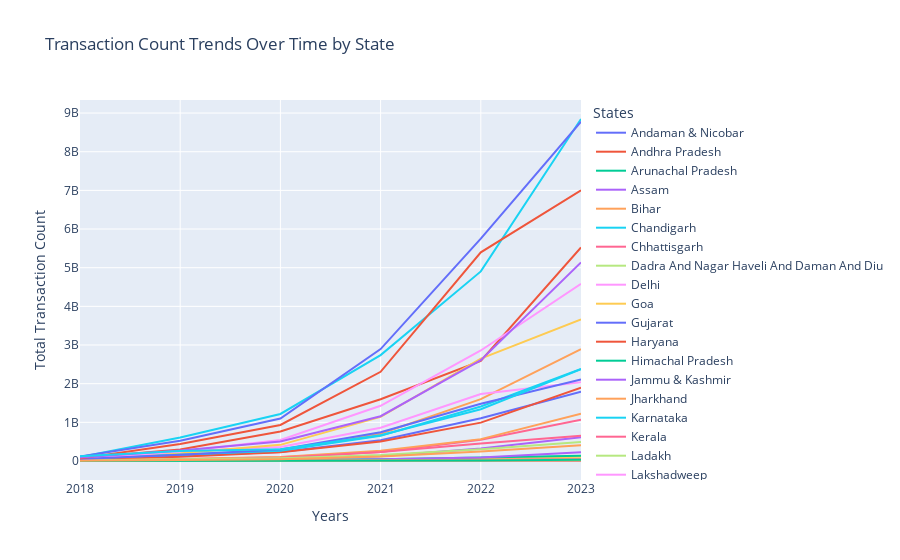

Here is the notebook cell this chart was saved with:
### Code cell
df_agg = agg_trans_df.groupby(['Years', 'States'])['Transaction_count'].sum().reset_index()

# Plotly Express line chart
fig = px.line(df_agg, x='Years', y='Transaction_count', color='States',
              title='Transaction Count Trends Over Time by State', 
              labels={'Years': 'Years', 'Transaction_count': 'Total Transaction Count'})

fig.show()

### Figure 1 — Plotly figure (JSON) as saved in the notebook; plotly's stock layout.template omitted (floating-point values rounded to 4 significant figures)
{"data": [{"hovertemplate": "States=Andaman & Nicobar<br>Years=%{x}<br>Total Transaction Count=%{y}<extra></extra>", "legendgroup": "Andaman & Nicobar", "line": {"color": "#636efa", "dash": "solid"}, "marker": {"symbol": "circle"}, "mode": "lines", "name": "Andaman & Nicobar", "orientation": "v", "showlegend": true, "type": "scatter", "x": ["2018", "2019", "2020", "2021", "2022", "2023"], "xaxis": "x", "y": [58021, 133104, 446274, 1672053, 5437879, 11778326], "yaxis": "y"}, {"hovertemplate": "States=Andhra Pradesh<br>Years=%{x}<br>Total Transaction Count=%{y}<extra></extra>", "legendgroup": "Andhra Pradesh", "line": {"color": "#EF553B", "dash": "solid"}, "marker": {"symbol": "circle"}, "mode": "lines", "name": "Andhra Pradesh", "orientation": "v", "showlegend": true, "type": "scatter", "x": ["2018", "2019", "2020", "2021", "2022", "2023"], "xaxis": "x", "y": [77779112, 297180254, 763616699, 1596801657, 2586610053, 5523341257], "yaxis": "y"}, {"hovertemplate": "States=Arunachal Pradesh<br>Years=%{x}<br>Total Transaction Count=%{y}<extra></extra>", "legendgroup": "Arunachal Pradesh", "line": {"color": "#00cc96", "dash": "solid"}, "marker": {"symbol": "circle"}, "mode": "lines", "name": "Arunachal Pradesh", "orientation": "v", "showlegend": true, "type": "scatter", "x": ["2018", "2019", "2020", "2021", "2022", "2023"], "xaxis": "x", "y": [435229, 1314871, 3547905, 7043359, 14933120, 45823488], "yaxis": "y"}, {"hovertemplate": "States=Assam<br>Years=%{x}<br>Total Transaction Count=%{y}<extra></extra>", "legendgroup": "Assam", "line": {"color": "#ab63fa", "dash": "solid"}, "marker": {"symbol": "circle"}, "mode": "lines", "name": "Assam", "orientation": "v", "showlegend": true, "type": "scatter", "x": ["2018", "2019", "2020", "2021", "2022", "2023"], "xaxis": "x", "y": [8806777, 22691015, 47135224, 124469767, 325319689, 613379099], "yaxis": "y"}, {"hovertemplate": "States=Bihar<br>Years=%{x}<br>Total Transaction Count=%{y}<extra></extra>", "legendgroup": "Bihar", "line": {"color": "#FFA15A", "dash": "solid"}, "marker": {"symbol": "circle"}, "mode": "lines", "name": "Bihar", "orientation": "v", "showlegend": true, "type": "scatter", "x": ["2018", "2019", "2020", "2021", "2022", "2023"], "xaxis": "x", "y": [44556885, 131986927, 266563978, 703334157, 1598987497, 2890430314], "yaxis": "y"}, {"hovertemplate": "States=Chandigarh<br>Years=%{x}<br>Total Transaction Count=%{y}<extra></extra>", "legendgroup": "Chandigarh", "line": {"color": "#19d3f3", "dash": "solid"}, "marker": {"symbol": "circle"}, "mode": "lines", "name": "Chandigarh", "orientation": "v", "showlegend": true, "type": "scatter", "x": ["2018", "2019", "2020", "2021", "2022", "2023"], "xaxis": "x", "y": [2383031, 5884404, 8861323, 22936065, 50755993, 47701535], "yaxis": "y"}, {"hovertemplate": "States=Chhattisgarh<br>Years=%{x}<br>Total Transaction Count=%{y}<extra></extra>", "legendgroup": "Chhattisgarh", "line": {"color": "#FF6692", "dash": "solid"}, "marker": {"symbol": "circle"}, "mode": "lines", "name": "Chhattisgarh", "orientation": "v", "showlegend": true, "type": "scatter", "x": ["2018", "2019", "2020", "2021", "2022", "2023"], "xaxis": "x", "y": [13933118, 45826483, 98023091, 233081289, 550210373, 1070049582], "yaxis": "y"}, {"hovertemplate": "States=Dadra And Nagar Haveli And Daman And Diu<br>Years=%{x}<br>Total Transaction Count=%{y}<extra></extra>", "legendgroup": "Dadra And Nagar Haveli And Daman And Diu", "line": {"color": "#B6E880", "dash": "solid"}, "marker": {"symbol": "circle"}, "mode": "lines", "name": "Dadra And Nagar Haveli And Daman And Diu", "orientation": "v", "showlegend": true, "type": "scatter", "x": ["2018", "2019", "2020", "2021", "2022", "2023"], "xaxis": "x", "y": [1044832, 2559192, 4807834, 11336882, 24217780, 58833801], "yaxis": "y"}, {"hovertemplate": "States=Delhi<br>Years=%{x}<br>Total Transaction Count=%{y}<extra></extra>", "legendgroup": "Delhi", "line": {"color": "#FF97FF", "dash": "solid"}, "marker": {"symbol": "circle"}, "mode": "lines", "name": "Delhi", "orientation": "v", "showlegend": true, "type": "scatter", "x": ["2018", "2019", "2020", "2021", "2022", "2023"], "xaxis": "x", "y": [64231244, 254461712, 364821900, 858960235, 1732429663, 2036749830], "yaxis": "y"}, {"hovertemplate": "States=Goa<br>Years=%{x}<br>Total Transaction Count=%{y}<extra></extra>", "legendgroup": "Goa", "line": {"color": "#FECB52", "dash": "solid"}, "marker": {"symbol": "circle"}, "mode": "lines", "name": "Goa", "orientation": "v", "showlegend": true, "type": "scatter", "x": ["2018", "2019", "2020", "2021", "2022", "2023"], "xaxis": "x", "y": [1244738, 4114941, 9080241, 27598206, 56811513, 111186366], "yaxis": "y"}, {"hovertemplate": "States=Gujarat<br>Years=%{x}<br>Total Transaction Count=%{y}<extra></extra>", "legendgroup": "Gujarat", "line": {"color": "#636efa", "dash": "solid"}, "marker": {"symbol": "circle"}, "mode": "lines", "name": "Gujarat", "orientation": "v", "showlegend": true, "type": "scatter", "x": ["2018", "2019", "2020", "2021", "2022", "2023"], "xaxis": "x", "y": [39761960, 134749574, 231865328, 538851693, 1106995692, 1792853047], "yaxis": "y"}, {"hovertemplate": "States=Haryana<br>Years=%{x}<br>Total Transaction Count=%{y}<extra></extra>", "legendgroup": "Haryana", "line": {"color": "#EF553B", "dash": "solid"}, "marker": {"symbol": "circle"}, "mode": "lines", "name": "Haryana", "orientation": "v", "showlegend": true, "type": "scatter", "x": ["2018", "2019", "2020", "2021", "2022", "2023"], "xaxis": "x", "y": [31843908, 113047107, 226926755, 506080308, 992698746, 1895122365], "yaxis": "y"}, {"hovertemplate": "States=Himachal Pradesh<br>Years=%{x}<br>Total Transaction Count=%{y}<extra></extra>", "legendgroup": "Himachal Pradesh", "line": {"color": "#00cc96", "dash": "solid"}, "marker": {"symbol": "circle"}, "mode": "lines", "name": "Himachal Pradesh", "orientation": "v", "showlegend": true, "type": "scatter", "x": ["2018", "2019", "2020", "2021", "2022", "2023"], "xaxis": "x", "y": [3364250, 10922850, 21602414, 43828962, 91099555, 134352214], "yaxis": "y"}, {"hovertemplate": "States=Jammu & Kashmir<br>Years=%{x}<br>Total Transaction Count=%{y}<extra></extra>", "legendgroup": "Jammu & Kashmir", "line": {"color": "#ab63fa", "dash": "solid"}, "marker": {"symbol": "circle"}, "mode": "lines", "name": "Jammu & Kashmir", "orientation": "v", "showlegend": true, "type": "scatter", "x": ["2018", "2019", "2020", "2021", "2022", "2023"], "xaxis": "x", "y": [7763165, 7487796, 12776978, 46967058, 89909610, 226586254], "yaxis": "y"}, {"hovertemplate": "States=Jharkhand<br>Years=%{x}<br>Total Transaction Count=%{y}<extra></extra>", "legendgroup": "Jharkhand", "line": {"color": "#FFA15A", "dash": "solid"}, "marker": {"symbol": "circle"}, "mode": "lines", "name": "Jharkhand", "orientation": "v", "showlegend": true, "type": "scatter", "x": ["2018", "2019", "2020", "2021", "2022", "2023"], "xaxis": "x", "y": [19737665, 51985184, 104924330, 265428552, 565951909, 1222467784], "yaxis": "y"}, {"hovertemplate": "States=Karnataka<br>Years=%{x}<br>Total Transaction Count=%{y}<extra></extra>", "legendgroup": "Karnataka", "line": {"color": "#19d3f3", "dash": "solid"}, "marker": {"symbol": "circle"}, "mode": "lines", "name": "Karnataka", "orientation": "v", "showlegend": true, "type": "scatter", "x": ["2018", "2019", "2020", "2021", "2022", "2023"], "xaxis": "x", "y": [99925678, 610519200, 1216153117, 2739468515, 4903976066, 8846261181], "yaxis": "y"}, {"hovertemplate": "States=Kerala<br>Years=%{x}<br>Total Transaction Count=%{y}<extra></extra>", "legendgroup": "Kerala", "line": {"color": "#FF6692", "dash": "solid"}, "marker": {"symbol": "circle"}, "mode": "lines", "name": "Kerala", "orientation": "v", "showlegend": true, "type": "scatter", "x": ["2018", "2019", "2020", "2021", "2022", "2023"], "xaxis": "x", "y": [11524547, 35537598, 87068356, 234359382, 453969659, 654293926], "yaxis": "y"}, {"hovertemplate": "States=Ladakh<br>Years=%{x}<br>Total Transaction Count=%{y}<extra></extra>", "legendgroup": "Ladakh", "line": {"color": "#B6E880", "dash": "solid"}, "marker": {"symbol": "circle"}, "mode": "lines", "name": "Ladakh", "orientation": "v", "showlegend": true, "type": "scatter", "x": ["2018", "2019", "2020", "2021", "2022", "2023"], "xaxis": "x", "y": [81174, 292019, 831785, 1896305, 4022318, 11282645], "yaxis": "y"}, {"hovertemplate": "States=Lakshadweep<br>Years=%{x}<br>Total Transaction Count=%{y}<extra></extra>", "legendgroup": "Lakshadweep", "line": {"color": "#FF97FF", "dash": "solid"}, "marker": {"symbol": "circle"}, "mode": "lines", "name": "Lakshadweep", "orientation": "v", "showlegend": true, "type": "scatter", "x": ["2018", "2019", "2020", "2021", "2022", "2023"], "xaxis": "x", "y": [6255, 12276, 32610, 49309, 66354, 171674], "yaxis": "y"}, {"hovertemplate": "States=Madhya Pradesh<br>Years=%{x}<br>Total Transaction Count=%{y}<extra></extra>", "legendgroup": "Madhya Pradesh", "line": {"color": "#FECB52", "dash": "solid"}, "marker": {"symbol": "circle"}, "mode": "lines", "name": "Madhya Pradesh", "orientation": "v", "showlegend": true, "type": "scatter", "x": ["2018", "2019", "2020", "2021", "2022", "2023"], "xaxis": "x", "y": [57111347, 199889462, 417939741, 1141064596, 2647690714, 3663711236], "yaxis": "y"}, {"hovertemplate": "States=Maharashtra<br>Years=%{x}<br>Total Transaction Count=%{y}<extra></extra>", "legendgroup": "Maharashtra", "line": {"color": "#636efa", "dash": "solid"}, "marker": {"symbol": "circle"}, "mode": "lines", "name": "Maharashtra", "orientation": "v", "showlegend": true, "type": "scatter", "x": ["2018", "2019", "2020", "2021", "2022", "2023"], "xaxis": "x", "y": [116301535, 526225123, 1099666770, 2895082288, 5752204240, 8774827659], "yaxis": "y"}, {"hovertemplate": "States=Manipur<br>Years=%{x}<br>Total Transaction Count=%{y}<extra></extra>", "legendgroup": "Manipur", "line": {"color": "#EF553B", "dash": "solid"}, "marker": {"symbol": "circle"}, "mode": "lines", "name": "Manipur", "orientation": "v", "showlegend": true, "type": "scatter", "x": ["2018", "2019", "2020", "2021", "2022", "2023"], "xaxis": "x", "y": [661158, 1317186, 4949889, 14018645, 24200723, 7843332], "yaxis": "y"}, {"hovertemplate": "States=Meghalaya<br>Years=%{x}<br>Total Transaction Count=%{y}<extra></extra>", "legendgroup": "Meghalaya", "line": {"color": "#00cc96", "dash": "solid"}, "marker": {"symbol": "circle"}, "mode": "lines", "name": "Meghalaya", "orientation": "v", "showlegend": true, "type": "scatter", "x": ["2018", "2019", "2020", "2021", "2022", "2023"], "xaxis": "x", "y": [388850, 1113558, 2489265, 4195164, 12011012, 22540143], "yaxis": "y"}, {"hovertemplate": "States=Mizoram<br>Years=%{x}<br>Total Transaction Count=%{y}<extra></extra>", "legendgroup": "Mizoram", "line": {"color": "#ab63fa", "dash": "solid"}, "marker": {"symbol": "circle"}, "mode": "lines", "name": "Mizoram", "orientation": "v", "showlegend": true, "type": "scatter", "x": ["2018", "2019", "2020", "2021", "2022", "2023"], "xaxis": "x", "y": [140170, 369310, 929381, 1755773, 2601706, 5072666], "yaxis": "y"}, {"hovertemplate": "States=Nagaland<br>Years=%{x}<br>Total Transaction Count=%{y}<extra></extra>", "legendgroup": "Nagaland", "line": {"color": "#FFA15A", "dash": "solid"}, "marker": {"symbol": "circle"}, "mode": "lines", "name": "Nagaland", "orientation": "v", "showlegend": true, "type": "scatter", "x": ["2018", "2019", "2020", "2021", "2022", "2023"], "xaxis": "x", "y": [342148, 936380, 2479761, 5094963, 8327599, 12827081], "yaxis": "y"}, {"hovertemplate": "States=Odisha<br>Years=%{x}<br>Total Transaction Count=%{y}<extra></extra>", "legendgroup": "Odisha", "line": {"color": "#19d3f3", "dash": "solid"}, "marker": {"symbol": "circle"}, "mode": "lines", "name": "Odisha", "orientation": "v", "showlegend": true, "type": "scatter", "x": ["2018", "2019", "2020", "2021", "2022", "2023"], "xaxis": "x", "y": [65162918, 169961871, 262069662, 654572735, 1409487166, 2382028996], "yaxis": "y"}, {"hovertemplate": "States=Puducherry<br>Years=%{x}<br>Total Transaction Count=%{y}<extra></extra>", "legendgroup": "Puducherry", "line": {"color": "#FF6692", "dash": "solid"}, "marker": {"symbol": "circle"}, "mode": "lines", "name": "Puducherry", "orientation": "v", "showlegend": true, "type": "scatter", "x": ["2018", "2019", "2020", "2021", "2022", "2023"], "xaxis": "x", "y": [732708, 2810650, 6688209, 18551355, 30601717, 46640425], "yaxis": "y"}, {"hovertemplate": "States=Punjab<br>Years=%{x}<br>Total Transaction Count=%{y}<extra></extra>", "legendgroup": "Punjab", "line": {"color": "#B6E880", "dash": "solid"}, "marker": {"symbol": "circle"}, "mode": "lines", "name": "Punjab", "orientation": "v", "showlegend": true, "type": "scatter", "x": ["2018", "2019", "2020", "2021", "2022", "2023"], "xaxis": "x", "y": [12800841, 40087404, 69506576, 153834932, 306044202, 488591286], "yaxis": "y"}, {"hovertemplate": "States=Rajasthan<br>Years=%{x}<br>Total Transaction Count=%{y}<extra></extra>", "legendgroup": "Rajasthan", "line": {"color": "#FF97FF", "dash": "solid"}, "marker": {"symbol": "circle"}, "mode": "lines", "name": "Rajasthan", "orientation": "v", "showlegend": true, "type": "scatter", "x": ["2018", "2019", "2020", "2021", "2022", "2023"], "xaxis": "x", "y": [52782208, 246343185, 543585579, 1428114308, 2859248578, 4581260345], "yaxis": "y"}, {"hovertemplate": "States=Sikkim<br>Years=%{x}<br>Total Transaction Count=%{y}<extra></extra>", "legendgroup": "Sikkim", "line": {"color": "#FECB52", "dash": "solid"}, "marker": {"symbol": "circle"}, "mode": "lines", "name": "Sikkim", "orientation": "v", "showlegend": true, "type": "scatter", "x": ["2018", "2019", "2020", "2021", "2022", "2023"], "xaxis": "x", "y": [381689, 1948037, 2377319, 4521842, 9521480, 17471356], "yaxis": "y"}, {"hovertemplate": "States=Tamil Nadu<br>Years=%{x}<br>Total Transaction Count=%{y}<extra></extra>", "legendgroup": "Tamil Nadu", "line": {"color": "#636efa", "dash": "solid"}, "marker": {"symbol": "circle"}, "mode": "lines", "name": "Tamil Nadu", "orientation": "v", "showlegend": true, "type": "scatter", "x": ["2018", "2019", "2020", "2021", "2022", "2023"], "xaxis": "x", "y": [54950272, 162453376, 300281109, 746228496, 1478892898, 2109208414], "yaxis": "y"}, {"hovertemplate": "States=Telangana<br>Years=%{x}<br>Total Transaction Count=%{y}<extra></extra>", "legendgroup": "Telangana", "line": {"color": "#EF553B", "dash": "solid"}, "marker": {"symbol": "circle"}, "mode": "lines", "name": "Telangana", "orientation": "v", "showlegend": true, "type": "scatter", "x": ["2018", "2019", "2020", "2021", "2022", "2023"], "xaxis": "x", "y": [67541293, 439968715, 931480581, 2307316195, 5397508175, 7001630531], "yaxis": "y"}, {"hovertemplate": "States=Tripura<br>Years=%{x}<br>Total Transaction Count=%{y}<extra></extra>", "legendgroup": "Tripura", "line": {"color": "#00cc96", "dash": "solid"}, "marker": {"symbol": "circle"}, "mode": "lines", "name": "Tripura", "orientation": "v", "showlegend": true, "type": "scatter", "x": ["2018", "2019", "2020", "2021", "2022", "2023"], "xaxis": "x", "y": [1188478, 2627025, 4946797, 7857745, 15744623, 34297902], "yaxis": "y"}, {"hovertemplate": "States=Uttar Pradesh<br>Years=%{x}<br>Total Transaction Count=%{y}<extra></extra>", "legendgroup": "Uttar Pradesh", "line": {"color": "#ab63fa", "dash": "solid"}, "marker": {"symbol": "circle"}, "mode": "lines", "name": "Uttar Pradesh", "orientation": "v", "showlegend": true, "type": "scatter", "x": ["2018", "2019", "2020", "2021", "2022", "2023"], "xaxis": "x", "y": [92864871, 271736968, 503663873, 1159149994, 2609210165, 5135296152], "yaxis": "y"}, {"hovertemplate": "States=Uttarakhand<br>Years=%{x}<br>Total Transaction Count=%{y}<extra></extra>", "legendgroup": "Uttarakhand", "line": {"color": "#FFA15A", "dash": "solid"}, "marker": {"symbol": "circle"}, "mode": "lines", "name": "Uttarakhand", "orientation": "v", "showlegend": true, "type": "scatter", "x": ["2018", "2019", "2020", "2021", "2022", "2023"], "xaxis": "x", "y": [8358700, 23431868, 47611760, 116012398, 244708049, 406500016], "yaxis": "y"}, {"hovertemplate": "States=West Bengal<br>Years=%{x}<br>Total Transaction Count=%{y}<extra></extra>", "legendgroup": "West Bengal", "line": {"color": "#19d3f3", "dash": "solid"}, "marker": {"symbol": "circle"}, "mode": "lines", "name": "West Bengal", "orientation": "v", "showlegend": true, "type": "scatter", "x": ["2018", "2019", "2020", "2021", "2022", "2023"], "xaxis": "x", "y": [120011635, 257900590, 304222327, 666894037, 1338887218, 2374642459], "yaxis": "y"}], "layout": {"legend": {"title": {"text": "States"}, "tracegroupgap": 0}, "title": {"text": "Transaction Count Trends Over Time by State"}, "xaxis": {"anchor": "y", "domain": [0, 1], "title": {"text": "Years"}}, "yaxis": {"anchor": "x", "domain": [0, 1], "title": {"text": "Total Transaction Count"}}}}
